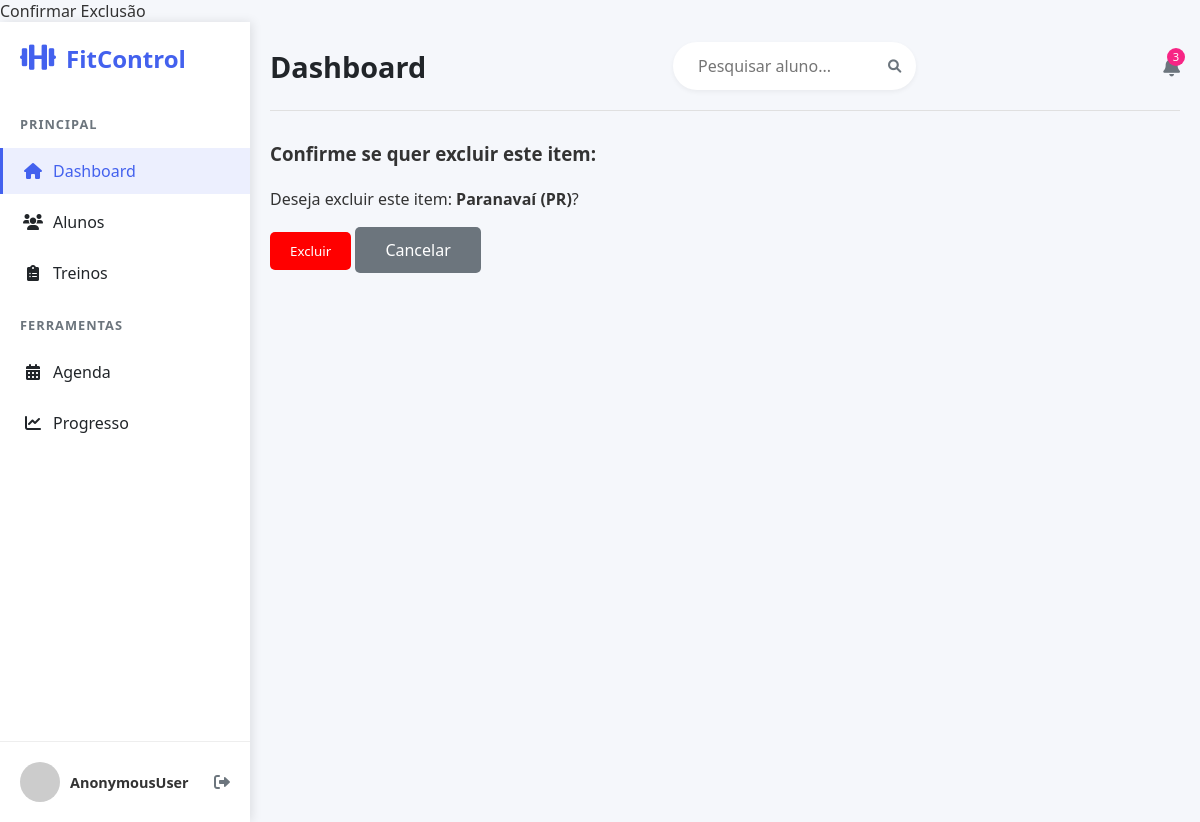
Before: /excluir/estado/2/ with the older database file.
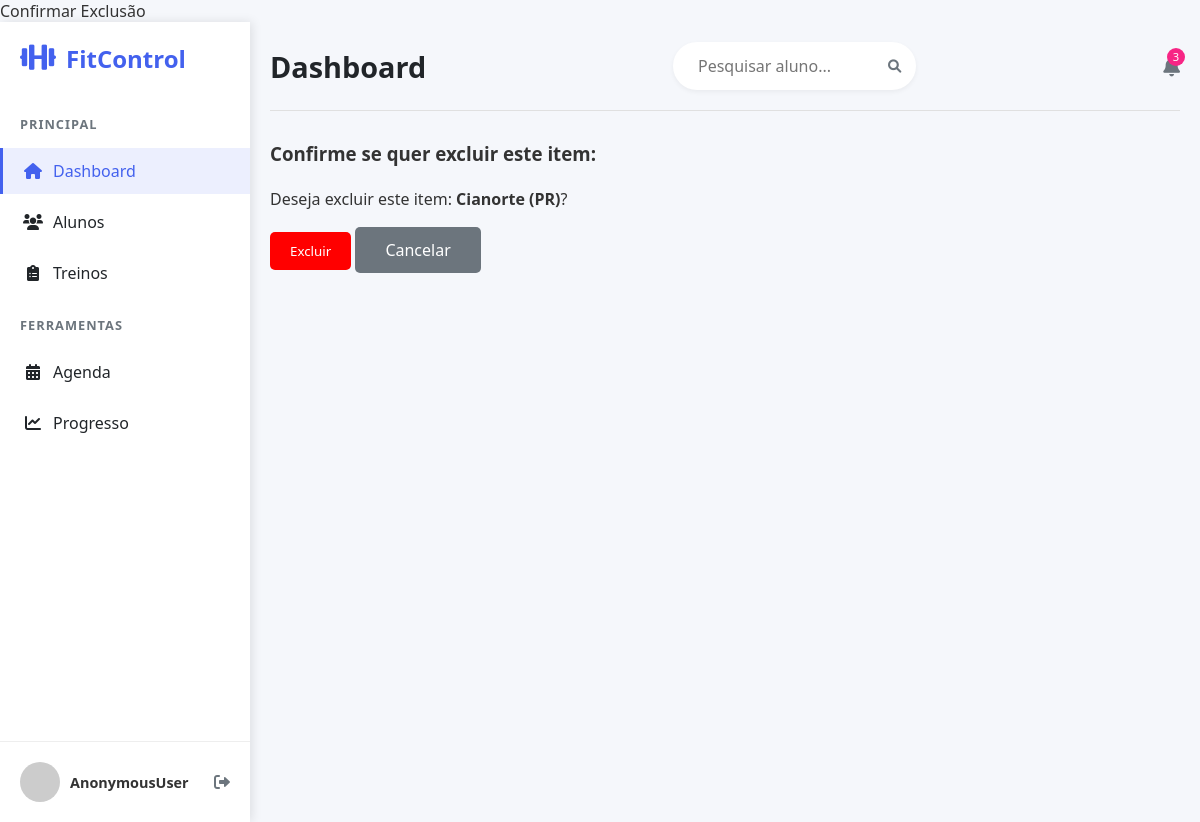
After: the same page with the newer database file.
### usuarios/models.py (models this page shows)
class Estado(models.Model):
    nome = models.CharField(max_length=30, verbose_name="Nome do Estado")
    sigla = models.CharField(max_length=2, verbose_name="Sigla do Estado")
    def __str__(self):
        return f'{self.nome} ({self.sigla})'

### usuarios/views.py (the view)
# urls.py: path('excluir/estado/<int:pk>/', EstadoDelete.as_view(), name='excluir_estado'),
class EstadoDelete(DeleteView):
    model = Estado
    template_name = 'cadastros/form-excluir.html'
    success_url = reverse_lazy('listar_estado')

### usuarios/templates/cadastros/form-excluir.html (shortened to what this page needs)
{% extends 'paginas/modelo.html' %}
{% block conteudo %}
<h3>Confirme se quer excluir este item:</h3>
<br>
<form method="post">
    <p>Deseja excluir este item: <b>{{ object }}</b>?</p>
    <br>
    <button type="submit" "{% url 'listar_estado' %}" class="btn btn-danger">Excluir</button>
    <a href="{% url 'listar_estado' %}" class="btn-cancelar">Cancelar</a>
</form>
{% endblock %}

Changed rows visible on the page:
changed Estado: nome+sigla "Paranavaí (PR)" → "Cianorte (PR)"
